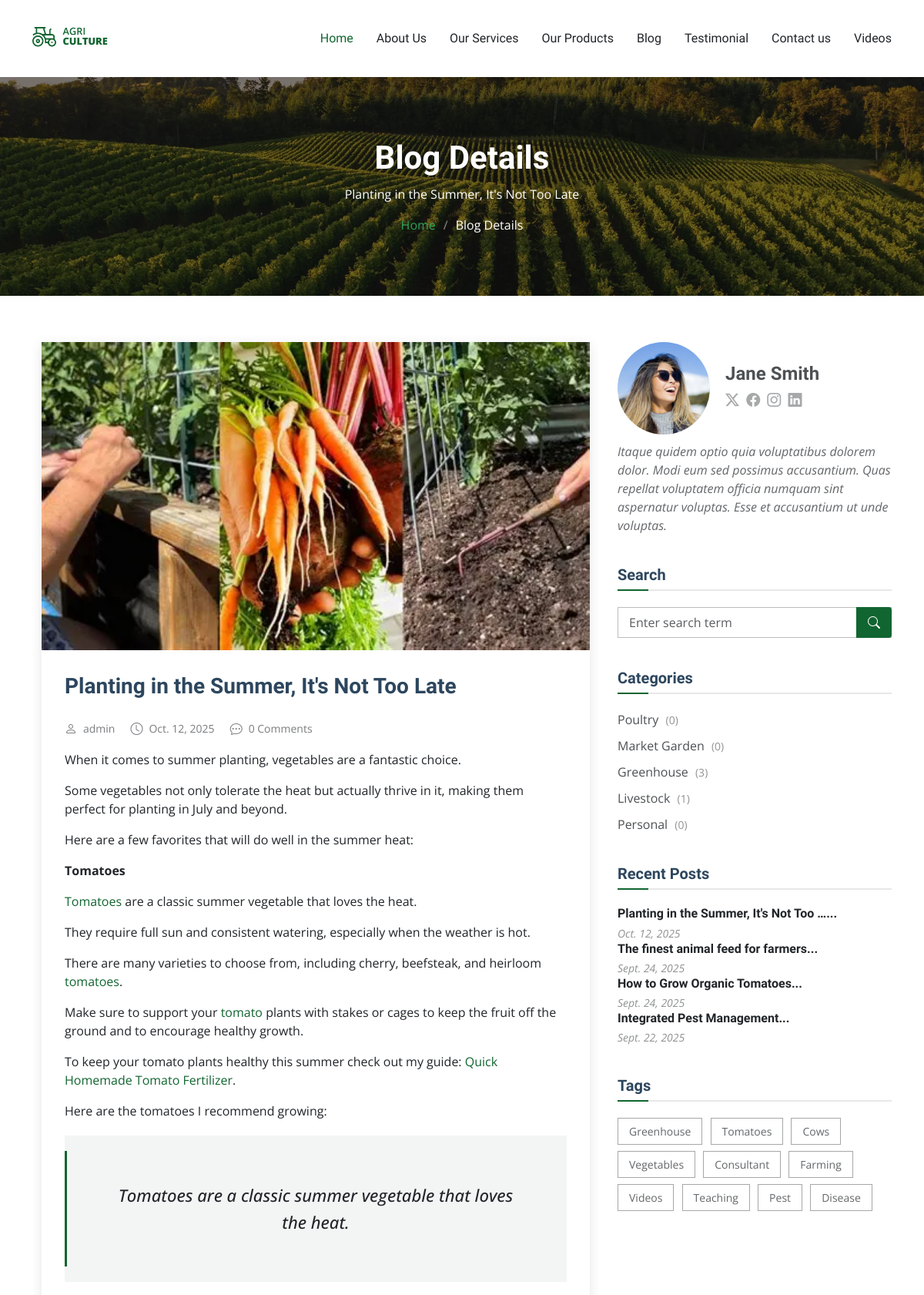
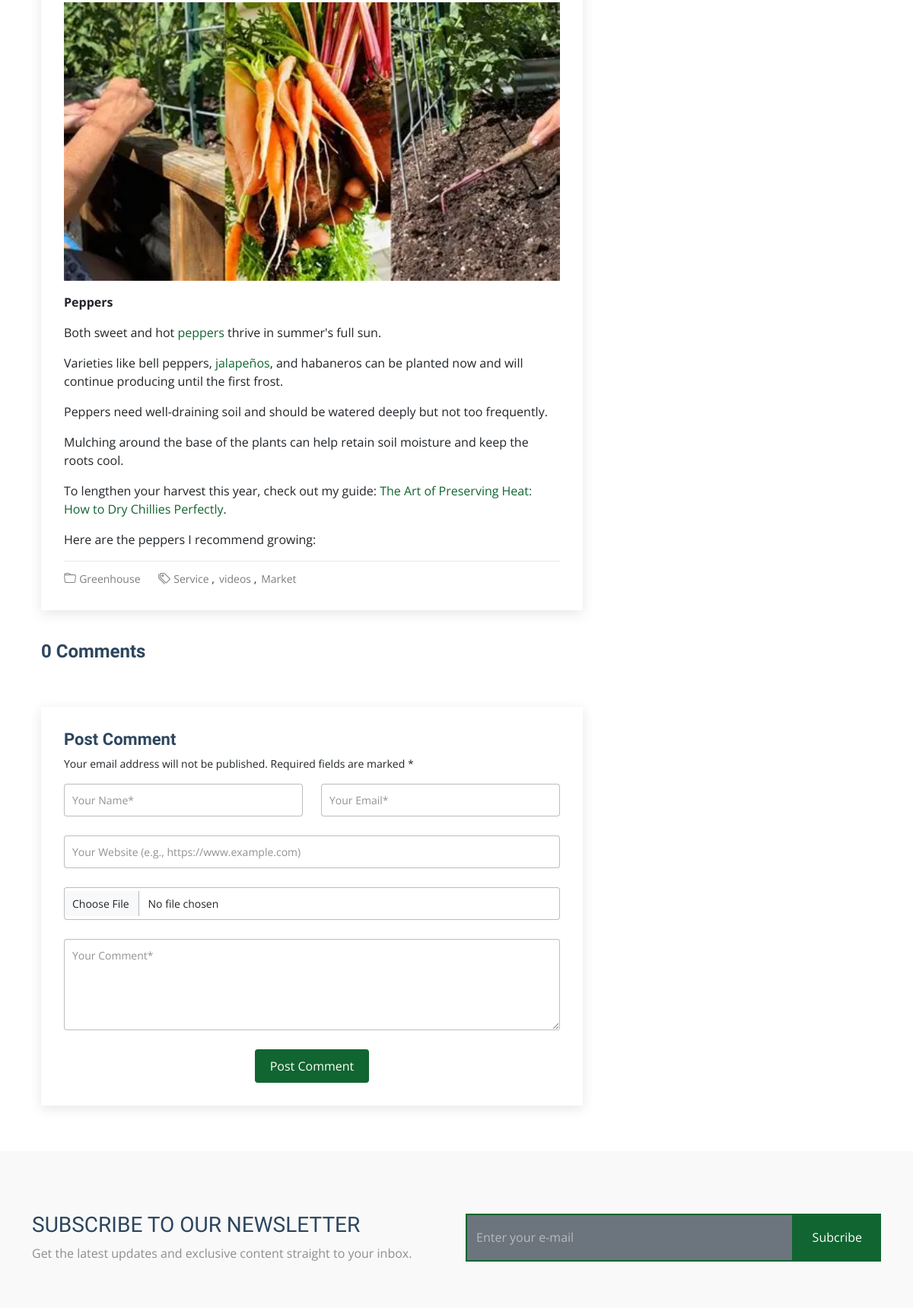
Screenshot of /blog_detail/4/ (upper part) with the database file from the repository (2 pictures, top to bottom).
### sajeksApp/models.py (models this page shows, shortened)
class Blog(models.Model):
    title = models.CharField(max_length=255)
    slug = models.SlugField(unique=True, help_text="A URL-friendly short label.")
    author = models.ForeignKey(User, on_delete=models.CASCADE, related_name='blog_posts')
    img = models.ImageField(upload_to = 'blog_img', null=True, help_text='Upload the first image for this post')
    content = CKEditor5Field('Text', config_name='extends')
    blockquote = models.CharField(max_length=255, null=True, blank=True, help_text='Optional Quote. If you have a special short quote to support this post')
    img2 = models.ImageField(upload_to = 'blog_img', null=True, blank=True, help_text='Upload the optional second image for this post')
    content2 = CKEditor5Field(max_length = 500000, null =True, blank = True, help_text = 'Option. If you want to add second post to back up the second image you uploaded')
    categories = models.ManyToManyField(Category, related_name='posts')
    created_on = models.DateTimeField(auto_now_add=True)
    updated_on = models.DateTimeField(auto_now=True)
    tag = models.ForeignKey(Tags, on_delete=models.CASCADE, related_name='tags', null=True, blank=True)
    class Meta:
        ordering = ['-created_on']

class Category(models.Model):
    name = models.CharField(max_length=100)
    slug = models.SlugField(unique=True, help_text="A URL-friendly short label.")
    class Meta:
        verbose_name_plural = "Categories"
    def __str__(self):
        return self.name

class Tags(models.Model):
    name = models.CharField(max_length=100)

### sajeksApp/views.py (the view, shortened to what this page needs)
# urls.py: path('blog_detail/<int:blog_id>/', views.blog_detail, name ='blog_detail'),
def blog_detail(request, blog_id):
    try:
        blog = get_object_or_404(Blog, id=blog_id)
    except Blog.DoesNotExist:
        messages.info(request, 'This blog does not exist')
    recent_post = Blog.objects.all()
    tags = Tags.objects.all()
    categories = Category.objects.annotate(post_count = Count('posts') )
    top_level_comments = Comment.objects.filter(blog=blog, parent=None).order_by('-created_on')
    comment_count = Comment.objects.filter(blog=blog)
    if request.method == 'POST':
        form = CommentForm(request.POST, request.FILES)
        if form.is_valid():
            new_comment = form.save(commit=False)
            new_comment.blog = blog
            parent_id = form.cleaned_data.get('parent')
            if parent_id:
                parent_comment = get_object_or_404(Comment, id=parent_id)
                new_comment.parent = parent_comment
            new_comment.save()
            redirect_url = f"{reverse('blog_detail', args=[blog.id])}#comment-form-section"
            return redirect(redirect_url)
    else:
        form = CommentForm()
    search_blogs = None
    search_form = SearchForm(request.GET or None)
    subscribtion_form = SubscribtionForm()
    contact = adminContact.objects.first()
    msg_countig = Contact.objects.filter(status =True)
    message_count = msg_countig.count()
    context = {
        'admincontact':contact,
        'blog': blog,
        'recent_posts': recent_post,
        'comments': top_level_comments,
        'form': form,
        'comment_count': comment_count.count(),
        'categories_count':categories,
        'tags':tags,
        'search_blog':search_blogs,
        'search_form':search_form,
        'sub_form': subscribtion_form,
        'message_count':message_count
    }
    return render(request, 'sajeksApp/blog-details.html', context)

### sajeksApp/forms.py (shortened to what this page needs)
class TestimonialForm(forms.ModelForm):
    rating = forms.IntegerField(
        label='Rate Your Experience (1 to 5 Stars)',
        widget=forms.RadioSelect(choices=[
            (1, '⭐'),
            (2, '⭐⭐'),
            (3, '⭐⭐⭐'),
            (4, '⭐⭐⭐⭐'),
            (5, '⭐⭐⭐⭐⭐')
        ]),
        initial=5,
    )
    class Meta:
        model = Testimonial
        fields = ['full_name', 'rating', 'message', 'image']
        widgets = {
            'full_name': forms.TextInput(attrs={'class': 'form-control form-control-lg', 'placeholder': 'Your Full Name'}),
            'message': forms.Textarea(attrs={'class': 'form-control', 'rows': 6, 'placeholder': 'Share your detailed experience here...'}),
            'image': forms.FileInput(attrs={'class': 'form-control'}), # File inputs need form-control
        }

class CommentForm(forms.ModelForm):
    parent = forms.IntegerField(required=False, widget=forms.HiddenInput)
    class Meta:
        exclude = ('parent',)
        model = Comment
        fields = ['full_name', 'email', 'website', 'content', 'img', 'parent']
        widgets = {
            'full_name': forms.TextInput(attrs={'class': 'form-control', 'placeholder': 'Your Name*'}),
            'email': forms.EmailInput(attrs={'class': 'form-control', 'placeholder': 'Your Email*'}),
            'website': forms.URLInput(attrs={'class': 'form-control', 'placeholder': 'Your Website (e.g., https://www.example.com)'}),
            'content': forms.Textarea(attrs={'class': 'form-control', 'placeholder': 'Your Comment*'}),
            'img': forms.FileInput(attrs={'class': 'form-control', 'placeholder': 'Optional'})
        }

### sajeksApp/context_processors.py (called while the page is built)
def testimonial_form_processor(request):
    if request.method == 'POST' and 'full_name' in request.POST:
         return {'testimonial_form': TestimonialForm(request.POST, request.FILES)}
    return {'testimonial_form': TestimonialForm()}

### sajeksApp/templates/sajeksApp/blog-details.html (shortened to what this page needs)
{% extends 'sajeksApp/base/base.html' %}
{% load static %}
{% block content %}
  <div class="page-title dark-background" data-aos="fade" style="background-image: url(assets/img/page-title-bg.webp);">
    <div class="container position-relative">
      <h1>Blog Details</h1>
      <p>{{ blog.title|safe }}</p>
      <nav class="breadcrumbs">
        <ol>
          <li><a href="{% url 'home' %}">Home</a></li>
          <li class="current">Blog Details</li>
        </ol>
      </nav>
    </div>
  </div>
  {% if search_blog %}
        {% include 'sajeksApp/search_refactor.html' %}
  {% else %}
  <div class="container">
    <div class="row">
      <div class="col-lg-8">
        <section id="blog-details" class="blog-details section">
          <div class="container">
            <article class="article">
              <div class="post-img">
                <img src="{{ blog.img.url}}" alt="" class="img-fluid" style="width: 100%;">
              </div>
              <h2 class="title">{{ blog.title|safe }}</h2>
              <div class="meta-top">
                <ul>
                  <li class="d-flex align-items-center"><i class="bi bi-person"></i> <a href="blog-details.html">{{ blog.author }}</a></li>
                  <li class="d-flex align-items-center"><i class="bi bi-clock"></i> <a href="blog-details.html"><time datetime="2020-01-01">{{ blog.updated_on|date }}</time></a></li>
                  <li class="d-flex align-items-center"><i class="bi bi-chat-dots"></i> <a href="blog-details.html">{{ comment_count }} Comments</a></li>
                </ul>
              </div>
              <div class="content">
                <p>
                  {{blog.content|safe}}
                </p>
                <blockquote>
                  <p>
                    {{blog.blockquote}}
                  </p>
                </blockquote>
                <img src="{{blog.img.url}}" class="img-fluid" alt="" style="width: 100%;">
                <p>
                  {{blog.content2|safe}}
                </p>
              </div>
              <div class="meta-bottom">
                <i class="bi bi-folder"></i>
                <ul class="cats">
                  {% for cat in blog.categories.all %}
                  <li><a href="{% url 'blog' %}">{{cat}}</a></li>
                  {% endfor %}
                </ul>
                <i class="bi bi-tags"></i>
                <ul class="tags">
                  <li><a href="{% url 'service' %}">Service</a></li>
                  <li><a href="{% url 'videos' %}">videos</a></li>
                  <li><a href="{% url 'produce_list_view' %}">Market</a></li>
                </ul>
              </div>
            </article>
          </div>
        </section>
        <section id="blog-comments" class="blog-comments section">
            <div class="container">
                <h4 class="comments-count">{{ comment_count }} Comments</h4>
            </div>
        </section>
        <section id="comment-form-section" class="comment-form section" id= "post_target">
          <div class="container">
            <form action="{% url 'blog_detail' blog.id %}" method="post" enctype="multipart/form-data">
                <h4>Post Comment</h4>
                <p>Your email address will not be published. Required fields are marked * </p>
                <div class="row">
                    <div class="col-md-6 form-group">
                        {{ form.full_name }}
                    </div>
                    <div class="col-md-6 form-group">
                        {{ form.email }}
                    </div>
                </div>
                <div class="row">
                    <div class="col form-group">
                        {{ form.website }}
                    </div>
                </div>
                <div class="row">
                    <div class="col form-group">
                        {{ form.img }}
                    </div>
                </div>
                <div class="row">
                    <div class="col form-group">
                        {{ form.content }}
                    </div>
                </div>
                <div class="text-center">
                    <button type="submit" class="btn btn-primary">Post Comment</button>
                </div>
            </form>
          </div>
        </section>
      </div>
      {% include 'sajeksApp/blog_sidebar.html' %}
    </div>
  </div>
  {% endif %}
{% endblock %}

### sajeksApp/templates/sajeksApp/blog_sidebar.html (shortened to what this page needs)
{% load static %}
<div class="col-lg-4 sidebar">
        <div class="widgets-container">
          <div class="blog-author-widget widget-item">
            <div class="d-flex flex-column align-items-center">
              <div class="d-flex align-items-center w-100">
                <img src="{% static 'sajeksApp/assets/img/blog/blog-author.jpg' %}" class="rounded-circle flex-shrink-0" alt="">
                <div>
                  <h4>Jane Smith</h4>
                  <div class="social-links">
                    <a href="https://x.com/#"><i class="bi bi-twitter-x"></i></a>
                    <a href="https://facebook.com/#"><i class="bi bi-facebook"></i></a>
                    <a href="https://instagram.com/#"><i class="biu bi-instagram"></i></a>
                    <a href="https://instagram.com/#"><i class="biu bi-linkedin"></i></a>
                  </div>
                </div>
              </div>
              <p>
                Itaque quidem optio quia voluptatibus dolorem dolor. Modi eum sed possimus accusantium. Quas repellat voluptatem officia numquam sint aspernatur voluptas. Esse et accusantium ut unde voluptas.
              </p>
            </div>
          </div>
          <div class="search-widget widget-item">
            <h3 class="widget-title">Search</h3>
            <form action="">
              {{ search_form.query }}
              <button type="submit" title="Search"><i class="bi bi-search"></i></button>
            </form>
          </div>
          <div class="categories-widget widget-item">
            <h3 class="widget-title">Categories</h3>
            <ul class="mt-3">
              {% for count in categories_count %}
              <li><a href="{% url 'categories' count.name %}">{{ count.name }} <span>({{count.post_count}})</span></a></li>
              {% endfor %}
            </ul>
          </div>
          <div class="recent-posts-widget-2 widget-item" >
            <h3 class="widget-title">Recent Posts</h3>
            <div class="post-item">
              {% for recent in recent_posts %}
              <h4><a href="{% url 'blog_detail' recent.id %}">{{recent.title | safe|truncatewords:7}}...</a></h4>
              <time datetime="2020-01-01">{{recent.updated_on | date}}</time>
              {% endfor %}
            </div>
          </div>
          <div class="tags-widget widget-item">
            <h3 class="widget-title">Tags</h3>
            <ul>
              {% for tag in tags %}
              <li><a href="{% url 'tag' tag.name %}">{{ tag.name }}</a></li>
              {% endfor %}
            </ul>
          </div>
        </div>
      </div>

### rows the page displays
Blog: title "Planting in the Summer, It's Not Too Late", img (picture), author "admin", updated_on "Oct. 12, 2025", content "When it comes to summer planting, vegetables are a fantastic choice. Some vegetables not only tolerate the heat but actually thrive in it, making them perfect for planting in July and beyond. Here are a few favorites that will do well in the summer heat: Tomatoes Tomatoes are a classic summer vegetable that loves the heat. They require full sun and consistent watering, especially when the weather is hot. There are many varieties to choose from, including cherry, beefsteak, and heirloom tomatoes . Make sure to support your tomato plants with stakes or cages to keep the fruit off the ground and to encourage healthy growth. To keep your tomato plants healthy this summer check out my guide:…", blockquote "Tomatoes are a classic summer vegetable that loves the heat.", content2 "Peppers Both sweet and hot peppers thrive in summer's full sun. Varieties like bell peppers, jalapeños , and habaneros can be planted now and will continue producing until the first frost. Peppers need well-draining soil and should be watered deeply but not too frequently. Mulching around the base of the plants can help retain soil moisture and keep the roots cool. To lengthen your harvest this year, check out my guide: The Art of Preserving Heat: How to Dry Chillies Perfectly . Here are the peppers I recommend growing:", title "Planting in the Summer, It's Not Too …"
Category: name "Greenhouse", post_count "3"
Category: name "Poultry", post_count "0"
Category: name "Market Garden", post_count "0"
Category: name "Livestock", post_count "1"
Category: name "Personal", post_count "0"
Blog: title "The finest animal feed for farmers", updated_on "Sept. 24, 2025"
Blog: title "How to Grow Organic Tomatoes", updated_on "Sept. 24, 2025"
Blog: title "Integrated Pest Management", updated_on "Sept. 22, 2025"
Tags: name "Greenhouse"
Tags: name "Tomatoes"
Tags: name "Cows"
Tags: name "Vegetables"
Tags: name "Consultant"
Tags: name "Farming"
Tags: name "Videos"
Tags: name "Teaching"
Tags: name "Pest"
Tags: name "Disease"

### other values shown
{{ comment_count }} "0"
